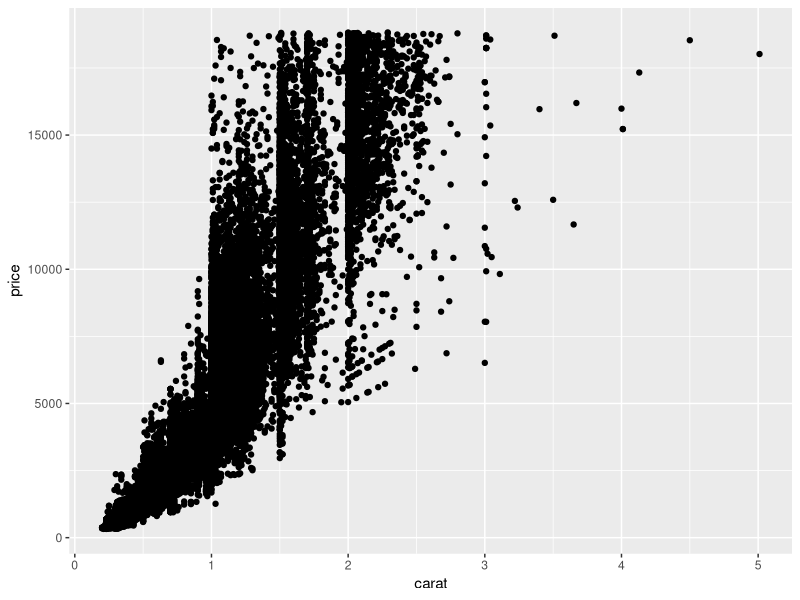
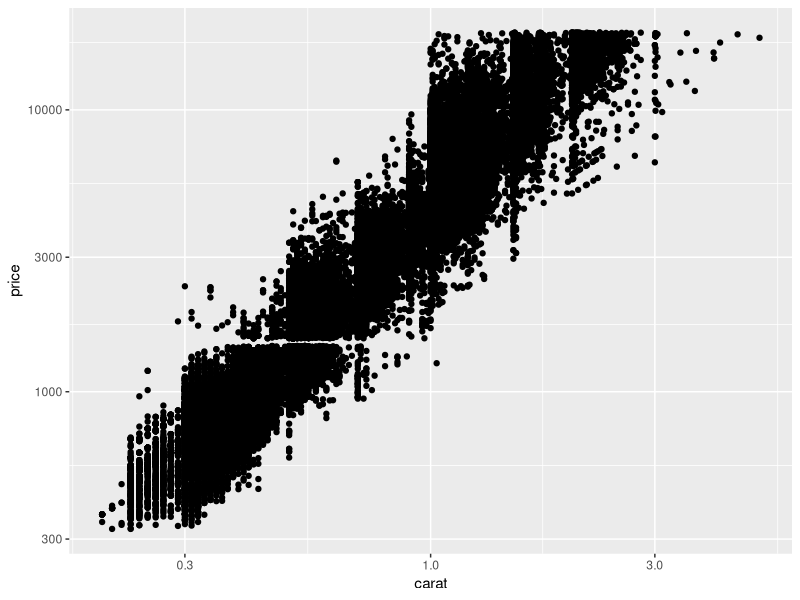
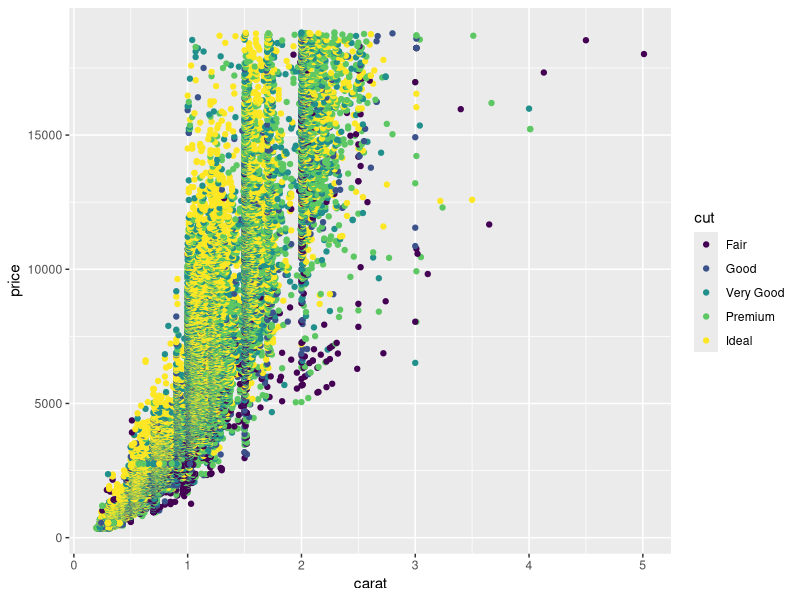

Here is the R script that generated these plots, in order:
## ---- chunk 1
library(tidyverse)
## ---- chunk 2
diamonds %>%
  ggplot(aes(x = carat, y = price)) +
  geom_point()
## ---- chunk 3
diamonds %>%
  ggplot(aes(x = carat, y = price)) +
  geom_point() +
  scale_x_log10() +
  scale_y_log10()
## ---- chunk 4
diamonds %>%
  ggplot(aes(x = carat, y = price, color = cut)) +
  geom_point()
